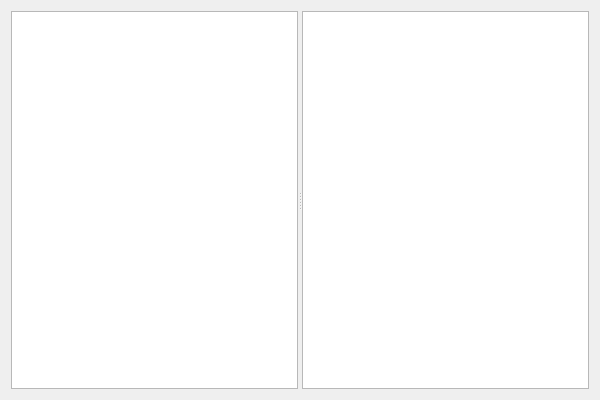
<?xml version="1.0" encoding="UTF-8"?>
<ui version="4.0">
 <class>ContentBrowserWindow</class>
 <widget class="QFrame" name="ContentBrowserWindow">
  <property name="geometry">
   <rect>
    <x>0</x>
    <y>0</y>
    <width>600</width>
    <height>400</height>
   </rect>
  </property>
  <property name="windowTitle">
   <string>Content Browser</string>
  </property>
  <layout class="QHBoxLayout" name="horizontalLayout">
   <item>
    <widget class="QSplitter" name="splitter">
     <property name="orientation">
      <enum>Qt::Horizontal</enum>
     </property>
     <widget class="QTreeView" name="directoryTreeView"/>
     <widget class="QListView" name="folderListView"/>
    </widget>
   </item>
  </layout>
 </widget>
 <layoutdefault spacing="6" margin="11"/>
 <resources/>
 <connections/>
</ui>
